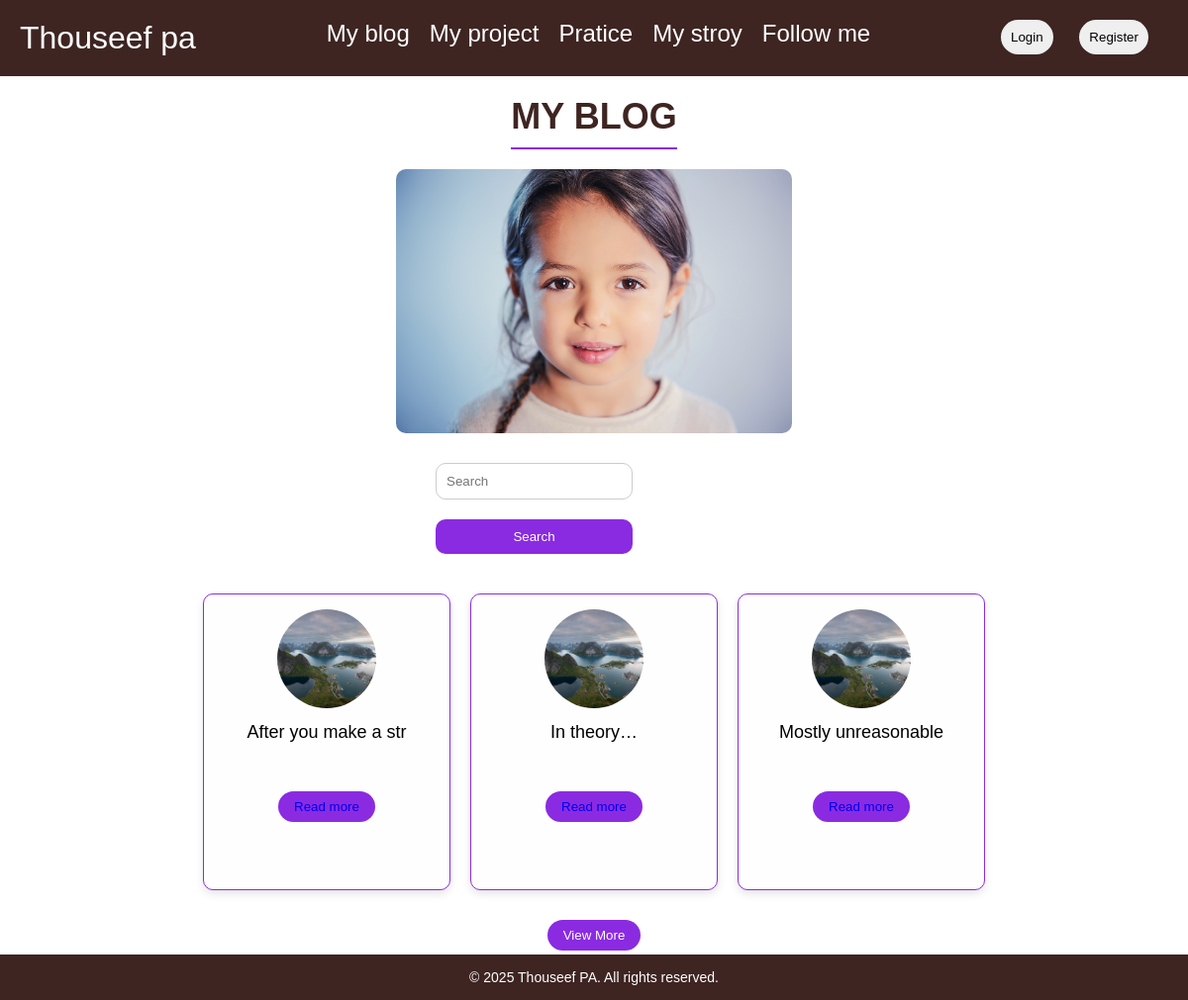
Screenshot of /myblog with the database file from the repository.
### app/models.py (models this page shows, shortened)
class blogModel(models.Model):
    title=models.CharField(max_length=20)
    decription=models.TextField()

### app/views.py (the view)
# urls.py: path('myblog',views.myblog,name='myblog'),
def myblog(request):
    query = request.GET.get('q')
    if query:
        blog = blogModel.objects.filter(
            Q(title__icontains=query) | Q(decription__icontains=query)
        )
    else:
        blog = blogModel.objects.all()
    return render(request, 'myblog.html', {'blog': blog})

### app/templates/myblog.html (shortened to what this page needs)
{% extends 'base.html' %}
{% load static %}
{% block content %}
    <div class="myblog">
        <header class="heading">
            <h1>MY BLOG</h1>
        </header>
        <div class="imgblog">
            <img src="{% static 'img/girl-1871104_1280 (1).jpg' %}" alt="Blog Cover" />
            <div class="search">
                <form method="GET" action="{% url 'myblog' %}">
                <input type="search" name="q" placeholder="Search" value="{{ request.GET.q }}" />
                <button type="submit">Search</button>
                </form>
            </div>
        </div>
        <section class="card">
            {% for blogs in blog %}
            <article class="imgcard">
                <img src="{% static 'img/reinebringen-9710168_1280.jpg' %}" alt="Leh Ladakh Trip" />
                <p>{{ blogs.title }}</p>
                <div class="btnblog">
                    <button type="submit"><a href="{% url 'readblog' blogs.id %}">Read more</a> </button>
                </div>
            </article>
            {% endfor %}
        </section>
        <div class="btnblog">
            <a href="#"><button type="button">View More</button></a>
        </div>
    </div>
    <footer>
        <p>&copy; 2025 Thouseef PA. All rights reserved.</p>
    </footer>
{% endblock %}

### app/templates/base.html (shortened to what this page needs)
{% load static %}
<!DOCTYPE html>
<html lang="en">
<head>
  <link rel="stylesheet" href="{% static 'style.css' %}">
</head>
<body>
  {% include 'nav.html' %}
  {% block content %}{% endblock %}
</body>
</html>

### app/templates/nav.html (shortened to what this page needs)
{% load static %}
<header>
    <nav>
        <div class="logo">
            <a href="{% url 'index' %}">
            Thouseef pa
            </a>
        </div>
        <div class="menu">
            <ul>
                <li><a href="{% url 'myblog' %}">My blog</a></li>
                <li><a href="">My project</a></li>
                <li><a href="{% url 'pratice' %}">Pratice</a></li>
                <li><a href="">My stroy</a></li>
                <li><a href="socialmdeia.html">Follow me</a></li>
            </ul>
        </div>
        <div class="auth">
            <div class="btn">
                {% if user.is_authenticated %}
                <a href="{% url 'logout' %}">
                    <button type="submit">Logout</button>
                </a>
                {% else %}
                <a href="{% url 'login' %}">
                    <button type="submit">Login</button>
                </a>
                <a href="{% url 'register' %}">
                    <button type="submit">Register</button>
                </a>
                {% endif %}
            </div>
            <div class="profile">
            </div>
        </div>
    </nav>
</header>

### app/static/style.css (style rules this page uses)
* { margin:0; padding: 0; box-sizing: border-box; }
body { background: #fff; width: 100%; height: 100vh; text-decoration: none; }
header { font-size: 24px; }
nav { display: flex; justify-content: space-between; background: #3e2522; padding: 10px; cursor: pointer; }
.logo { font-size: 32px; padding: 10px; transition: 0.2s; color: #fff2df; }
nav ul { display: flex; justify-content: space-between; }
nav li { list-style: none; padding: 10px; }
nav a { text-decoration: none; color: #fff; transition: 0.2s; }
.auth { display: flex; }
.btn button { margin: 10px; max-width: 100px; padding: 10px; border-radius: 20px; outline: none; border: none; }
.profile { padding: 10px; }
* { margin: 0; padding: 0; box-sizing: border-box; }
body { background: #fff; width: 100%; min-height: 100vh; font-family: sans-serif; }
.myblog { display: flex; flex-direction: column; align-items: center; padding: 20px; gap: 20px; }
.heading h1 { font-size: 36px; color: #3e2522; border-bottom: 2px solid blueviolet; padding-bottom: 10px; text-align: center; font-weight: 600; }
.imgblog { display: flex; flex-direction: column; align-items: center; gap: 10px; }
.imgblog img { width: 400px; max-width: 100%; border-radius: 10px; }
.search { display: flex; width: 90%; max-width: 500px; gap: 10px; }
.search input { flex: 1; padding: 10px; border-radius: 10px; border: 1px solid #ccc; outline: none; }
.search button { padding: 10px 20px; border-radius: 10px; border: none; background: blueviolet; color: white; cursor: pointer; }
.card { display: flex; flex-wrap: wrap; justify-content: center; gap: 20px; width: 100%; max-width: 1200px; }
.imgcard { width: 250px; height: 300px; text-align: center; border: 1px solid blueviolet; padding: 15px; border-radius: 10px; background-color: #fefefe; box-shadow: 0 4px 8px rgba(0, 0, 0, 0.1); transition: transform 0.3s ease; }
.imgcard img { width: 100px; height: 100px; object-fit: cover; border-radius: 50%; }
.imgcard p { margin: 10px 0; font-size: 18px; height: 60px; overflow: hidden; }
.btnblog { text-align: center; margin-top: 10px; margin-bottom: 30px; }
.btnblog a { text-decoration: none; }
.btnblog button { padding: 8px 16px; border-radius: 20px; border: none; background-color: blueviolet; color: white; cursor: pointer; transition: background-color 0.3s ease; }
footer { position: fixed; bottom: 0; left: 0; width: 100%; text-align: center; padding: 15px; background: #3e2522; color: #fff; font-size: 14px; z-index: 10; }
form { margin: 10px; display: flex; flex-direction: column; padding: 10px; gap: 20px; }
form input { border-radius: 10px 20px; padding: 10px; border:1px solid #3e2522; outline: none; }
form button { border-radius: 10px 20px; background: #8c6e63; outline: none; padding: 10px; border: none; transition: ease 0.2s; }

### rows the page displays
blogModel: title "After you make a str"
blogModel: title "In theory…"
blogModel: title "Mostly unreasonable"
